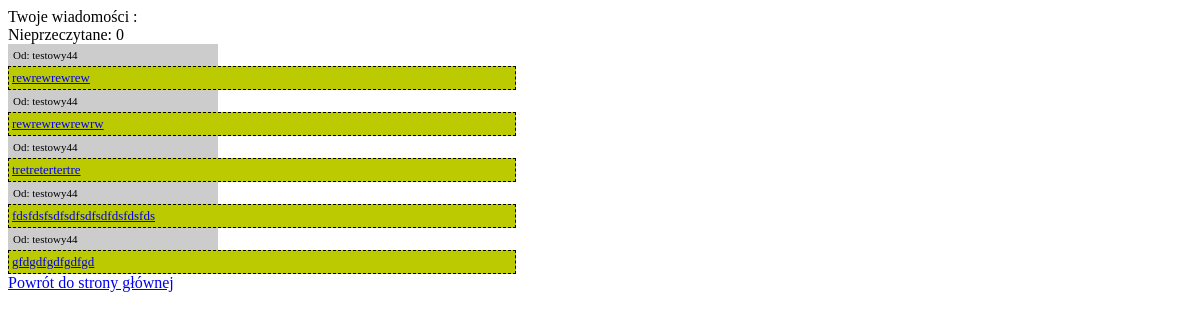
Screenshot of /mailBox.php (signed in) with the database file from the repository.
### tables this page shows
CREATE TABLE `messages` (
  `id` int(11) NOT NULL,
  `idN` int(11) NOT NULL,
  `idO` int(11) NOT NULL,
  `text` text NOT NULL,
  `readed` tinyint(1) NOT NULL,
  `sendDate` timestamp NOT NULL DEFAULT CURRENT_TIMESTAMP ON UPDATE CURRENT_TIMESTAMP
);

CREATE TABLE `users` (
  `id` int(11) NOT NULL,
  `email` varchar(255) DEFAULT NULL,
  `username` varchar(40) DEFAULT NULL,
  `hashed_password` varchar(256) DEFAULT NULL,
  `salt` varchar(6) DEFAULT NULL
);

### src/User.php (called while the page is built, shortened)
<?php
class User {
  private $id;
  private $username;
  public function __construct(){
    $this->id = -1;
    $this->username = '';
  }
  public function getId (){
    return $this->id;
  }
  public function getUsername (){
    return $this->username;
  }
  public static function loadUserById(PDO $conn, $id){
    $sql = 'SELECT * FROM users WHERE id=?';
    $result = $conn->prepare($sql);
    $result->execute([$id]);
    if ($result==TRUE && $result->rowCount()==1){
      $row = $result->fetch(PDO::FETCH_ASSOC);
      $loadedUser = new User();
      $loadedUser->id = $row['id'];
      $loadedUser->email = $row['email'];
      $loadedUser->username = $row['username'];
      $loadedUser->hashedPassword = $row['hashed_password'];
      $loadedUser->salt = $row['salt'];
      return $loadedUser;
    }
    return NULL;
  }
}
?>

### src/Message.php (called while the page is built, shortened)
<?php
class Message{
  private $id;
  private $idO;
  private $text;
  private $readed;
  public function __construct(){
    $this->id = -1;
    $this->idO = '';
    $this->text = '';
    $this->readed = '';
  }
  public function getId(){
    return $this->id;
  }
  public function getIdO(){
    return $this->idO;
  }
  public function getText(){
    return $this->text;
  }
  public function getReaded(){
    return $this->readed;
  }
  public static function loadAllMessagesByIdO(PDO $conn, $idO){
    $sql = "SELECT * FROM messages WHERE idO=$idO";
    $result = $conn->query($sql);
    if($result==TRUE && $result->rowCount()>0){
      $ret = [];
      while($row = $result->fetch(PDO::FETCH_ASSOC)){
        $loadedMessage = new Message();
        $loadedMessage->id = $row['id'];
        $loadedMessage->idN = $row['idN'];
        $loadedMessage->idO = $row['idO'];
        $loadedMessage->text = $row['text'];
        $loadedMessage->readed = $row['readed'];
        $loadedMessage->sendDate = $row['sendDate'];
        $ret[] = $loadedMessage;
      }
      return $ret;
    }
    return NULL;
  }
}
?>

### mailBox.php (the view, shortened to what this page needs)
<?php
require 'src/User.php';
require 'src/Message.php';
if(!isset($_SESSION['logged'])){
  header ('Location: index.php');
}else{
  $conn = Validate::databaseConn();
  $loggedUser = User::loadUserById($conn, $_SESSION['id']);
  $allUserMessages = Message::loadAllMessagesByIdO($conn, $loggedUser->getId());
  $unreaded = 0;
  foreach ($allUserMessages as $message){
    $from = User::loadUserById($conn, $message->getIdO());
  }
}
?>
<!DOCTYPE html>
<html lang=pl>
  <head>
    <link rel="stylesheet" href="css/style.css" type="text/css" />
  </head>
  <body>
    <?php
    echo "Twoje wiadomości : <br />
            Nieprzeczytane: $unreaded";
    foreach ($allUserMessages as $message){
      if($message->getReaded()==0){
        $class = "message";
        $unreaded++;
      }else{
        $class = "messageReaded";
      }
      echo '<div class="from">Od: '.$from->getUsername().'</div><div class="'.$class.'" ><a href="oneMessage.php?id='.$message->getId().'">';
      if(strlen($message->getText())>30){
        echo substr($message->getText(), 0, 29)."...";
      }else{
        echo $message->getText();
      }
      echo '</a></div>';
    }
    ?>
    <a href="loggedIndex.php">Powrót do strony głównej</a>
  </body>
</html>

### css/style.css (style rules this page uses)
.from { font-size: 11px; background-color: #cccccc; width: 200px; padding: 5px; }
.messageReaded { font-size: 13px; background-color: #bbca01; padding: 3px; border: 1px dashed black; width: 500px; }

### rows the page displays
messages: idO.username "testowy44", text "rewrewrewrew"
messages: idO.username "testowy44", text "rewrewrewrewrw"
messages: idO.username "testowy44", text "tretretertertre"
messages: idO.username "testowy44", text "fdsfdsfsdfsdfsdfsdfdsfdsfds"
messages: idO.username "testowy44", text "gfdgdfgdfgdfgd"

### other values shown
$unreaded "0"
